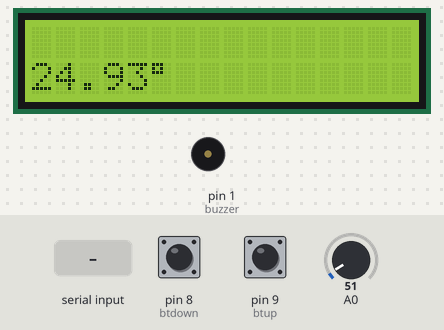
Bench run of a sketch on a simulated Arduino Uno, built with avr-gcc and run on an emulated ATmega328P. Parts: 16×2 character LCD, buzzer (waves = sounding). The test bench sets the inputs (shaded band); at power-on: A0 = 51, pin 8 (btdown) LOW, pin 9 (btup) LOW. What the sketch prints to the serial monitor is not drawn.

Above: at 1.2 s.
1.3 s: A0 set to 22
At 2.5 s:
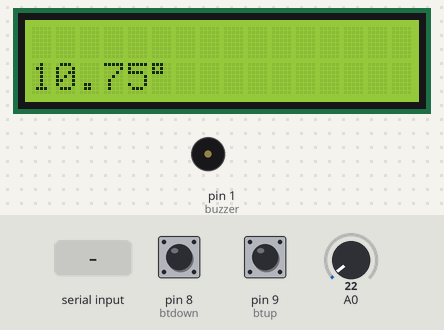
2.8 s: A0 set to 19
At 3.7 s:
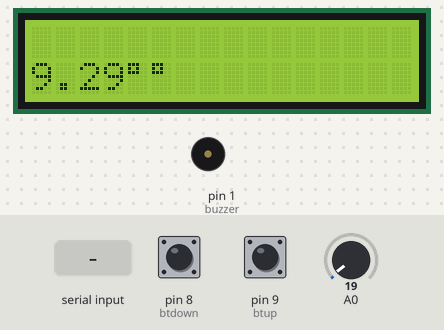
4.3 s: pin 8 (btdown) pulled HIGH for 0.15 s
At 5.2 s:
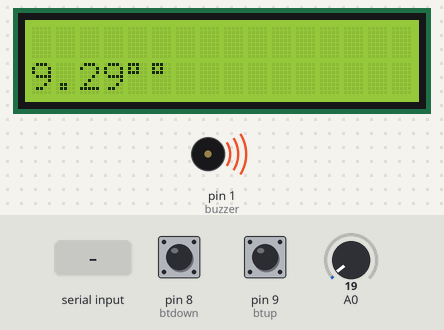
6.3 s: "1" received over Serial
At 7.6 s:
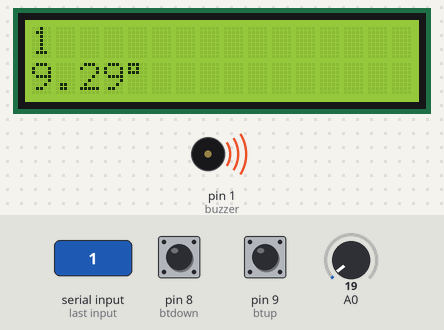
7.9 s: "0" received over Serial
At 9.0 s:
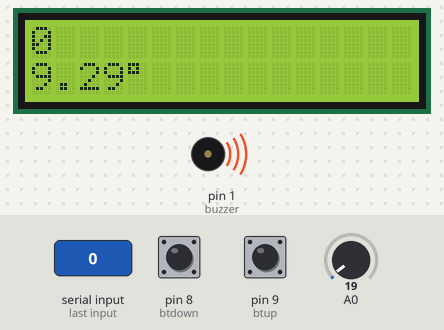
9.5 s: A0 set to 15
At 10.0 s:
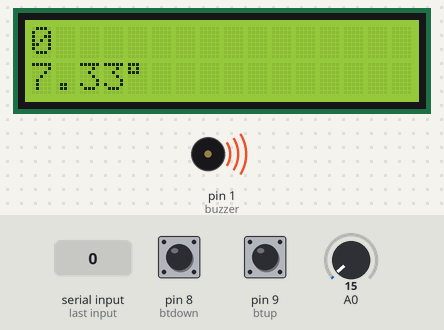
Timing chart, 0 to 12.0 s (numbered marks = the images above; inputs shaded):
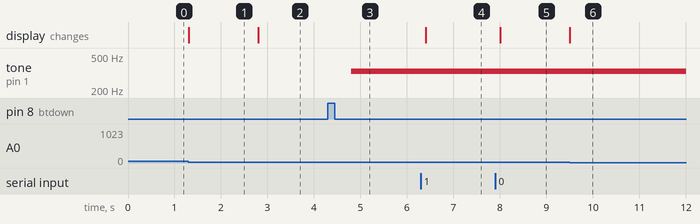

The sketch:

LCD.ino
```cpp
/**************************************************************************************
  Envio de mensajes, hora, fecha y temperatura a LCD por medio de conexion entre Arduino y Java
 **************************************************************************************
  Programa que su funcion es enviar la temperatura, la hora y diversos mensajes introducidos
  por el usuario, mendiante la conexion entre Java y Arduino la cual tendra una interfaz grafica
  realizada en java donde se controlaran todas las respectivas funciones.
  -----------------------------------------------------------------------------------------------
  El funcionamiento del programa es el siguiente:
  En el protoboard se encuentran dos botones, que desempeñaran la funcion de selectores de
  mensajes; es decir, como si se tratara de los botones de un teclado (Arriba y Abajo).
  Lo cual nos permitira ver todos los mensajes que el usuario ha introducido con anterioridad.
  Cada vez que el usuario presiones los botones, se escuchara un click proveniente del zumbador.
  -----------------------------------------------------------------------------------------------
  En la interfaz de Java se encuentran los botones que realizan su funcion respectivamente:
  Guardar---Guarda la cadena de caracteres que se ha introducido.
  Mostrar---Muestra la cadena de caracteres que se ha introducido.
  Hora -----Muestra la hotra del sistema.
  Fecha ----Muestra la fecha del sistema
  ----------------------------------------------------------------------------------------
  Instituto Tecnológico de León
  Ingenieria en Sistemas Computacionales
  Sistemas Programables
  Trabajo: Envio de Mensajes, hora y temperatura a LCD por Medio
         de Conexion Entre Arduino y Java.
  Profesor: Ing. Levy Rojas Carlos Rafael
  Presentado por: Alejandro Macario Gómez Ramírez
  HORARIO: Martes y jueves de 8:45 AM a 10:30 AM
  Enero - Junio
  ---------------------------------------------------------------------------------------
*/
//Inicio de programa

//Incluimos la libreria LiquidCrystal que nos habilita el uso de la pantalla LCD
#include <LiquidCrystal.h>

//Declaramos las variables que usaran los pines correspondientes a la pantalla LCD
const int rs = 12, en = 11, d4 = 5, d5 = 4, d6 = 3, d7 = 2;
//Agregamos las variables al metodo que llamara a la pantalla LCD
LiquidCrystal lcd(rs, en, d4, d5, d6, d7);

//Indicamos el pin que usara el boton-arriba en la placa Arduino
int btup = 9;
//Indicamos el pin que usara el boton-abajo en la placa Arduino
int btdown = 8;
//Declaracion de un contador que enviara su valor a la interfaz de Java, para la seleccion de mensajes
int cont = 0;
//Declaracion de variable que usara el metodo para obtener la temperatura del Sensor LM35
int valor;
//Indicamos el pin que usara el zumbador en la placa Arduino
int buzzer = 1;
//Declaracion de la variable de la frecuencia a la que trabajara el zumbador
int frecuencia = 330;

//Metodo principal
void setup() {
  //Iniciamos el LCD e indicamos que su tamaño es de 16x2
  lcd.begin(16, 2);
    //Iniciamos la comunicacion serial
    Serial.begin(9600);
      //Declaramos que "btup" enviara señales de entrada
       pinMode(btup, INPUT);
         //Declaramos que "btdown" enviara señales de entrada
         pinMode(btdown, INPUT);
          //Declaramos que el zumbador sea la salida de los metodos
          pinMode(buzzer, OUTPUT);
}

//Metodo que se repite constantemente
void loop() {
  //Revisamos si hay una palabra disponible
  if (Serial.available()) {
          //Esperamos un poco para escribir el mensaje
         delay(100);
            //Limpiamos la pantalla por cada mensaje recibido
            lcd.clear();
    //Imprime si esta disponible, en este caso que el mensaje tenga mayor longitud
    while (Serial.available() > 0) {
            //Envia el mensaje recibido por el puerto serial, y lo envia al LCD
            lcd.write(Serial.read());
    }
  }
  //Si "btup" ha sido presionado
  if ( digitalRead(btup) == HIGH ) {
      //Se declara la condicion que cuando el contador sea mayor a 6, se envia ese valor a Java para crear una excepcion
      if (cont > 6) {
          //Se asigna 6 a cont
          cont = 6;
    //En caso de no cumplir con la condicion
    } else {
          //Aumentamos el valor mas uno a contador(selector para los mensajes)
          cont++;
            //El mensaje tarda en llegar 500 milisegundos
            delay(500);
              //Se envia el valor del contador por comunicacion serial a Java
              Serial.println(cont);
                //Se declara la variable para que el zumbador funcione
                tone(buzzer, frecuencia);
    }
  }

  //Si "btdown" ha sido presionado
  if ( digitalRead(btdown) == HIGH ) {
       //Se declara la condicion que cuando el contador sea mayor a 6, se envia ese valor a Java para crear una excepcion
       if (cont < 1) {
          //Se asigna 6 a cont
          cont = 1;
    //En caso de no cumplir con la condicion
    } else {
        //Decrementamos el valor menos uno a contador(selector para los mensajes)
        cont--;
          //El mensaje tarda en llegar 500 milisegundos
          delay(500);
            //Se envia el valor del contador por comunicacion serial a Java
            Serial.println(cont);
              //Se declara la variable para que el zumbador funcione
              tone(buzzer, frecuencia);
    }
  }
  //Inicio de instrucciones para mostrar temperatura en LCD
  //Ubicamos el cursor del LCD en la coordenada (0,1)
  lcd.setCursor(0, 1);
      //Declaramos la variable que contendra los grados centigrados, obtenidos del metodo Centi()
      float Centigrados = centi();
        //Recibidos los datos, ubicamos el cursor en la coordenada (0,1)
        lcd.setCursor(0, 1);
          //Enviamos al LCD los grados centigrados
          lcd.print(Centigrados);
            //Enviamos al LCD el simbolo caracteristico de grados centigrados "°"
            lcd.print((char) 223);
}
//Creacion del metodo que entregara un float como resultado
float centi() {
    //Declaracion de la variable que contendra los grados centigrados
    float c;
      //A traves de comunicacion analogica, Arduino enviara los datos del Sensor LM35 a esta variable
      valor = analogRead(A0);
        //Calculo de la temperatura con los datos de Arduino y del sensor LM35
        c = (500.0 * valor) / 1023;
//Regresamos el resultado de la operacion y la añadimos a la variable c
return (c);
}
//Fin del programa
```

Measured:
- the behaviour switches between 21 and 20 on A0 (found by bisection; images 1 and 2)
- after the input at 1.3 s, the display: changes at once (image 1)
- after the input at 2.8 s, the display: changes at once (image 2)
- after the input at 4.3 s, tone on pin 1 (buzzer): silent → 330 Hz after 0.50 s
- after the input at 6.3 s, the display: changes after 0.11 s (image 4)
- after the input at 7.9 s, the display: changes after 0.11 s (image 5)
- after the input at 9.5 s, the display: changes at once (image 6)
